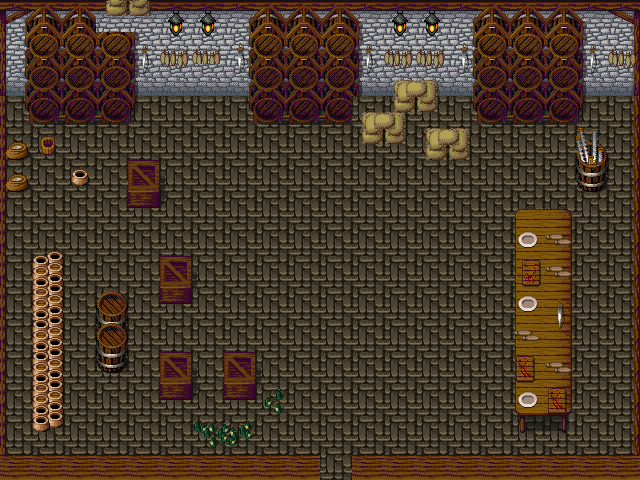

The image is a tile-based game level rendered from a .tmx file. Its description and source (layers, tilesets, objects; grid data summarised) follow:
An orthogonal 20x15 tile map with 32x32 px tiles, 5 tile layers (base, base, base, base, ...) and 20 objects.

<map version="1.0" orientation="orthogonal" width="20" height="15" tilewidth="32" tileheight="32">
 <tileset firstgid="1" name="tileset" tilewidth="32" tileheight="32">
  <image source="../tileset.png" />
 </tileset>
 <layer name="base" width="20" height="15">
  <data>[300 cells, 300 non-empty, 1 distinct tile ids]</data>
 </layer>
 <layer name="base" width="20" height="15">
  <data>[300 cells, 85 non-empty, 12 distinct tile ids]</data>
 </layer>
 <layer name="base" width="20" height="15">
  <data>[300 cells, 140 non-empty, 52 distinct tile ids]</data>
 </layer>
 <layer name="base" width="20" height="15">
  <data>[300 cells, 12 non-empty, 6 distinct tile ids]</data>
 </layer>
 <layer name="top" width="20" height="15">
  <data>[300 cells, 23 non-empty, 10 distinct tile ids]</data>
 </layer>
 <objectgroup name="collision" width="20" height="15">
  <object name="" x="0" y="0" width="640" height="96" />
  <object name="" x="352" y="96" width="64" height="32" />
  <object name="" x="416" y="128" width="64" height="32" />
  <object name="" x="576" y="160" width="32" height="32" />
  <object name="" x="512" y="224" width="64" height="192" />
  <object name="" x="160" y="256" width="32" height="32" />
  <object name="" x="160" y="352" width="32" height="32" />
  <object name="" x="224" y="352" width="32" height="32" />
  <object name="" x="192" y="416" width="64" height="32" />
  <object name="" x="256" y="384" width="32" height="32" />
  <object name="" x="32" y="256" width="32" height="160" />
  <object name="" x="0" y="128" width="32" height="64" />
  <object name="" x="32" y="128" width="32" height="32" />
  <object name="" x="64" y="160" width="32" height="32" />
  <object name="" x="128" y="160" width="32" height="32" />
  <object name="" x="96" y="288" width="32" height="64" />
  <object name="" x="352" y="448" width="288" height="32" />
  <object name="" x="0" y="448" width="320" height="32" />
  <object name="" x="0" y="448" width="320" height="32" />
  <object name="" x="352" y="448" width="288" height="32" />
 </objectgroup>
</map>
